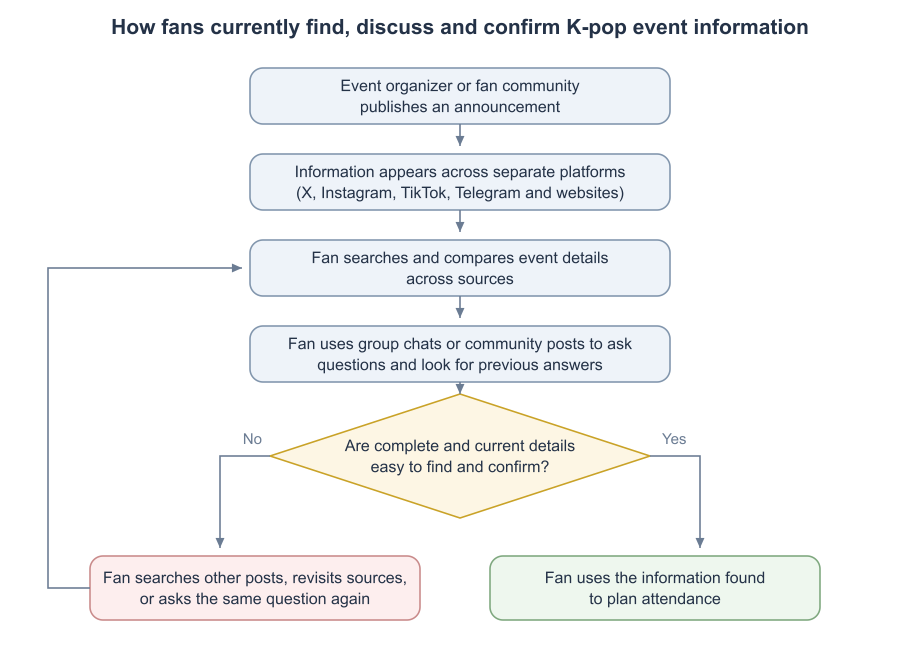
#> input picture perf/figures/Figure_1_1_business_process.png, 1840 x 1300 px, found by its file name (shown at 1/2 size)
$ python _flowprev2.py
#> lines starting #> are read from the running program, lines starting #| are printed output that depends on the picture
from PIL import Image
im = Image.open("perf/figures/Figure_1_1_business_process.png")
#> im is the input picture: PIL image 1840x1300 RGBA; mean R, G, B, A 244.2, 245, 245.4, 255
im.thumbnail((900,900))
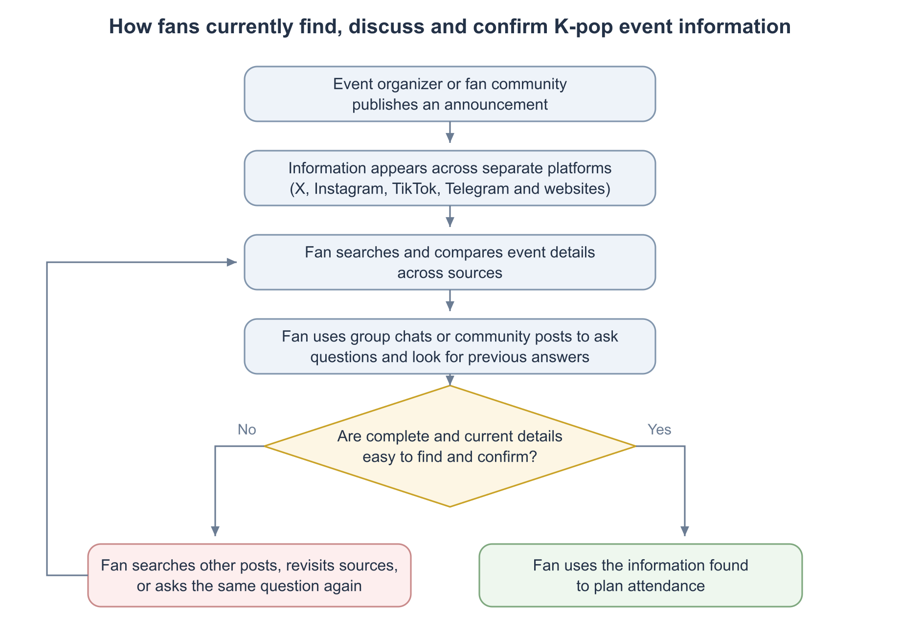
#> im: PIL image 900x636 RGBA; mean R, G, B, A 244.1, 244.9, 245.3, 255
im.save("perf/_flow_preview2.png")
print(im.size)
#| (900, 636)
